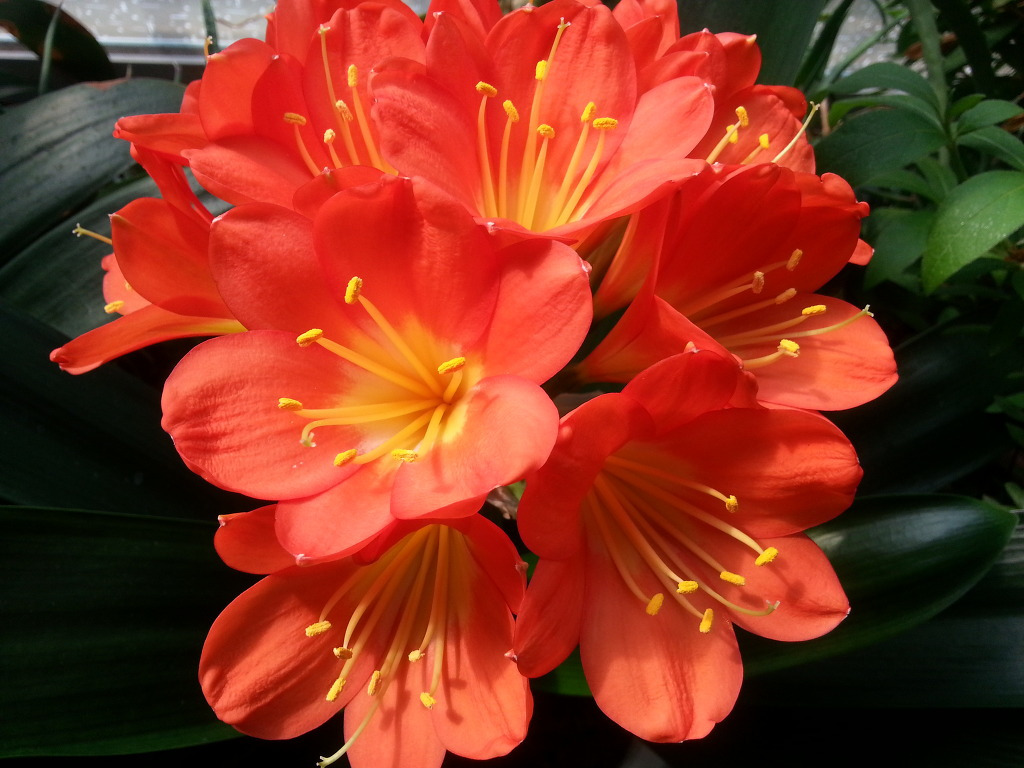
#> input picture src/flower1.jpg, 1024 x 768 px
$ jupyter execute Histogram.ipynb
#> lines starting #> are read from the running program, lines starting #| are printed output that depends on the picture
[cell 1]
import cv2
import numpy as np
import matplotlib.pyplot as plt

# Histogram
- 이미지의 밝기의 분포를 그래프로 표현
- 이미지 전체의 밝기 분포, 채도를 알 수 있다.

## BINS
- 히스토그램 그래프의 X축 간격
- histSize라 표현

## DIMS
- 조사하고자 하는 값 ( 빛의 강도 / RGB값 )

## RANGE
- 측정하고자 하는 갑의 범위 ( X축의 from ~ to )

---
## Practice
### Histogram 그리기
- cv2.calcHist(images, channels, mask, histSize, ranges[, hist[, accumulate]])

[cell 2]
img1 = cv2.imread('src/flower1.jpg',0)
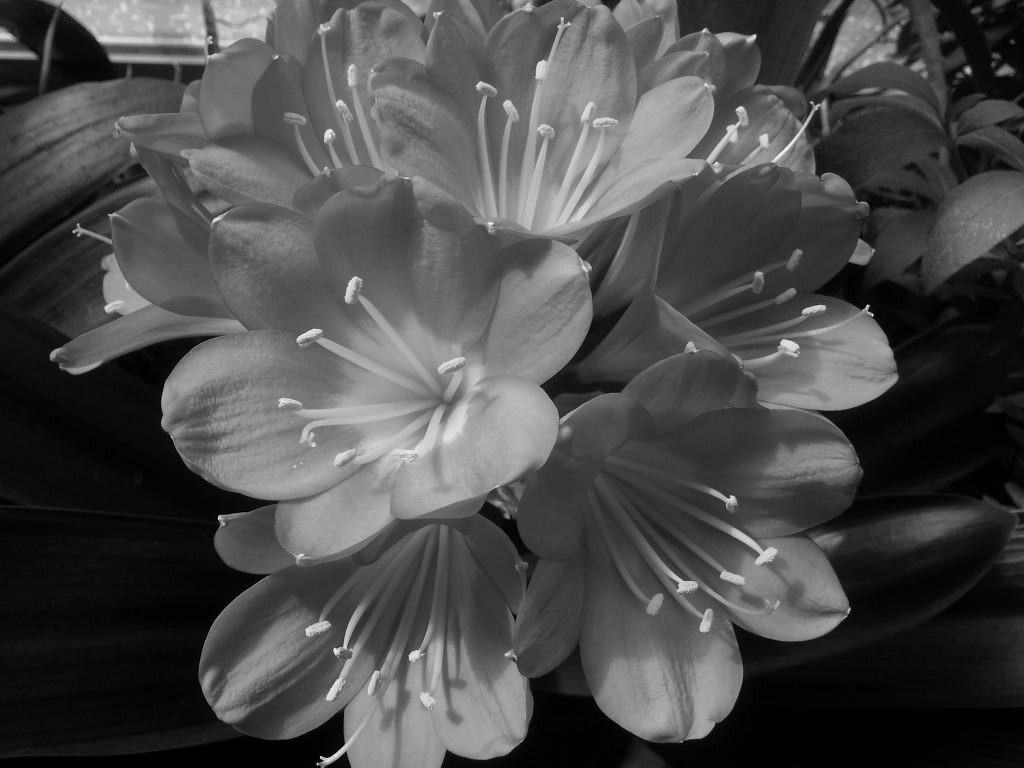
#> img1: shape (768, 1024); min 0, max 245, mean 74.8
img2 = cv2.imread('src/flower2.jpg',0)
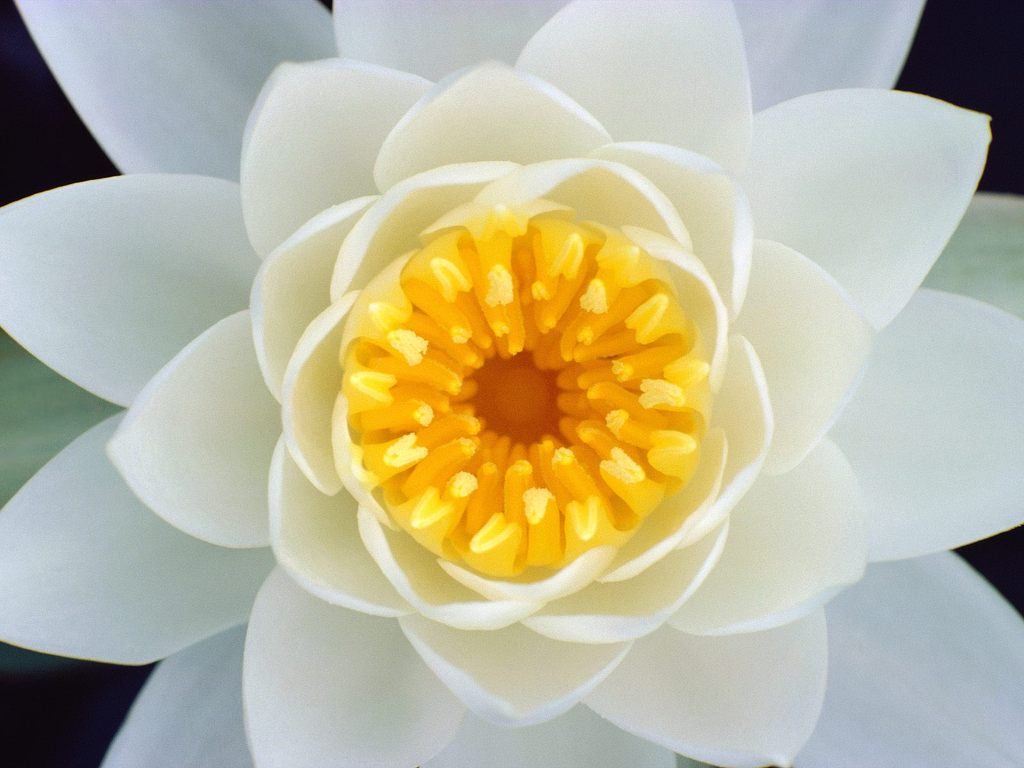
#> input picture src/flower2.jpg, 1024 x 768 px
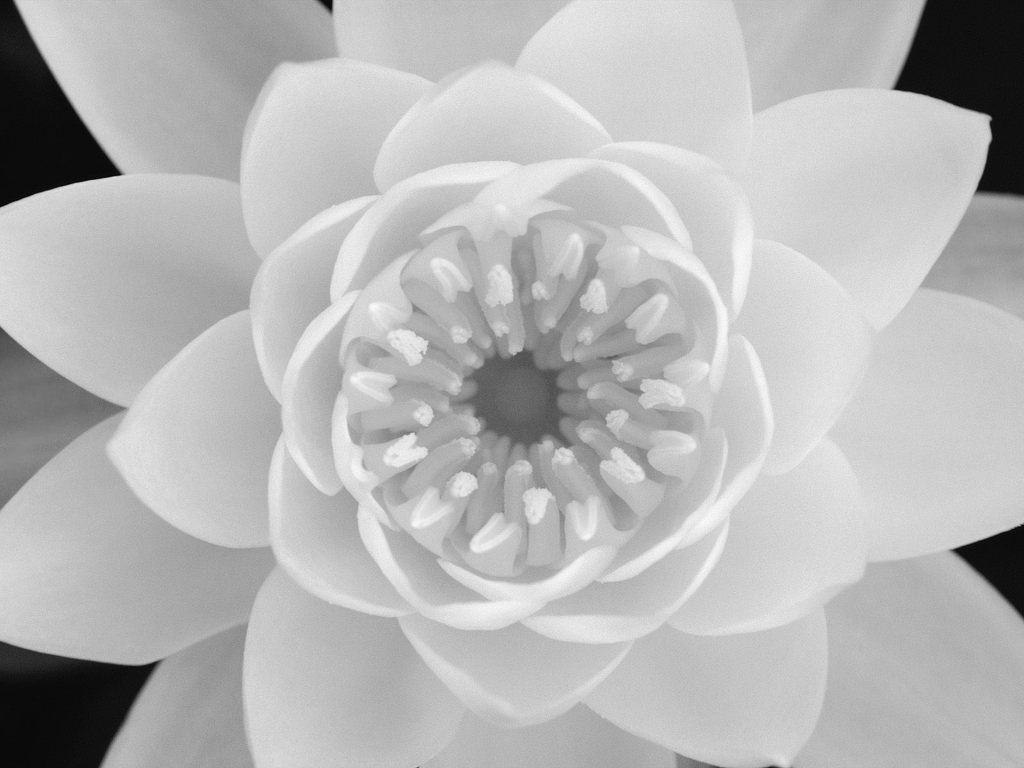
#> img2: shape (768, 1024); min 0, max 251, mean 182.4

hist1 = cv2.calcHist([img1], [0], None, [256], [0,256])
#> hist1 = 256 values, max 17528 at index 1, min 0 at index 243, mean 3072
hist2 = cv2.calcHist([img2], [0], None, [256], [0,256])
#> hist2 = 256 values, max 15380 at index 208, min 0 at index 252, mean 3072

plt.figure(figsize = (15,12))
plt.subplot(221);plt.imshow(img1,'gray');plt.title("RedLine")
plt.subplot(222);plt.imshow(img2,'gray');plt.title("BlueLine")
plt.figure(figsize=(32,10))
plt.subplot(223);plt.plot(hist1,color = 'r'),plt.plot(hist2,color = 'b')
plt.xticks(np.arange(0,261,10))
plt.show()
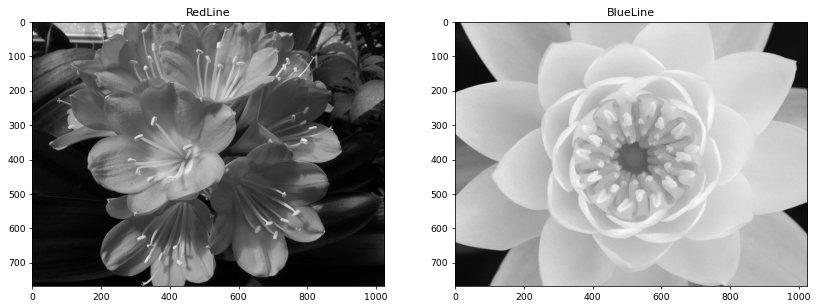
#> figure drawn by matplotlib, 2 panels
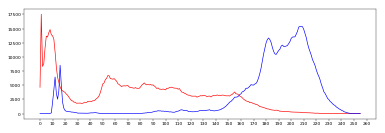
#> figure drawn by matplotlib, 1 panel; curve peaks at x = 1, y = 17528; curve peaks at x = 208, y = 15380

### Mask를 적용하여 Histogram 그리기

[cell 3]
img = cv2.imread('src/image.jpg')
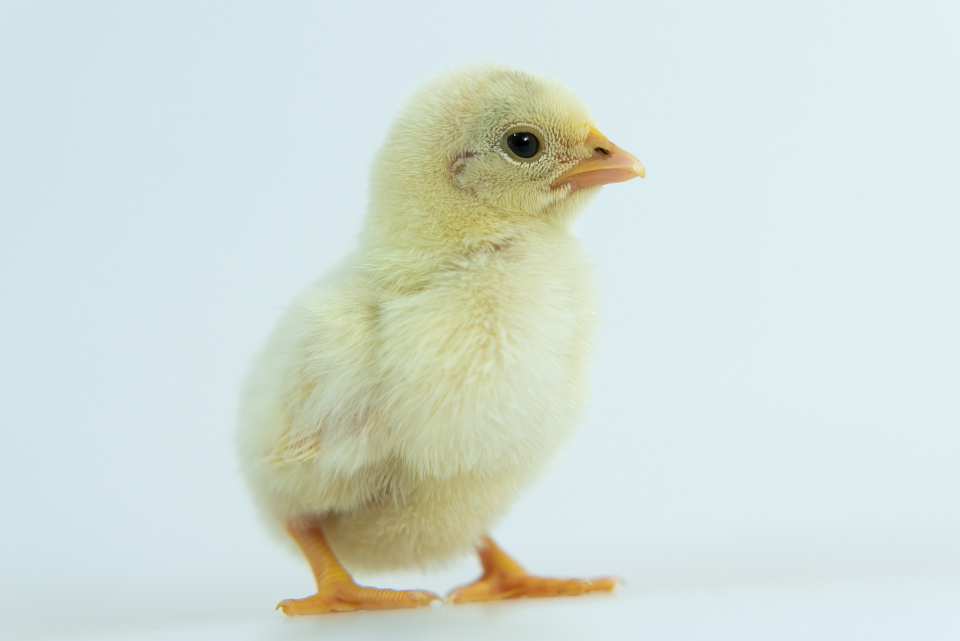
#> input picture src/image.jpg, 1920 x 1282 px (shown at 1/2 size)
#> img is the input picture: shape (1282, 1920, 3); mean B, G, R 215.3, 222.5, 211.2
img = cv2.resize(img, (640,480))
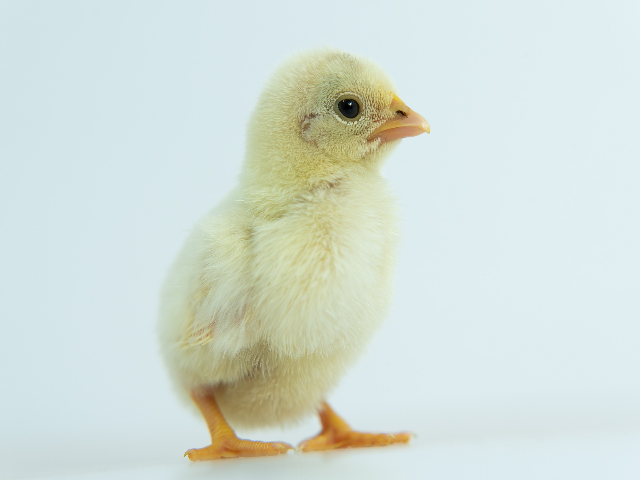
#> img: shape (480, 640, 3); mean B, G, R 215.2, 222.5, 211.2
img = cv2.cvtColor(img, cv2.COLOR_BGR2RGB)

plt.imshow(img)

[cell 4]
mask = np.zeros(img.shape[:2], np.uint8)
mask[0:241, :] = 255
#mask = cv2.cvtColor(mask, cv2.COLOR_BGR2RGB)
plt.imshow(mask)
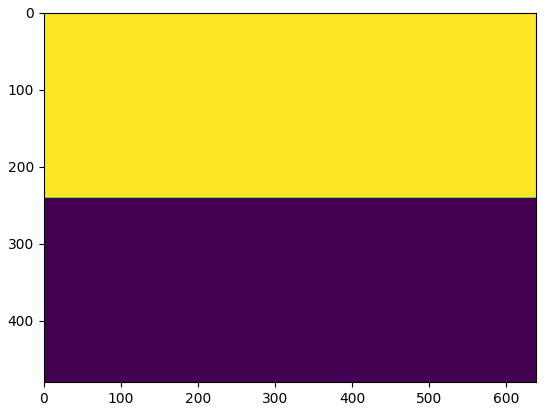
#> figure drawn by matplotlib, 1 panel

[cell 5]
masked_img = cv2.bitwise_and(img, img, mask = mask)
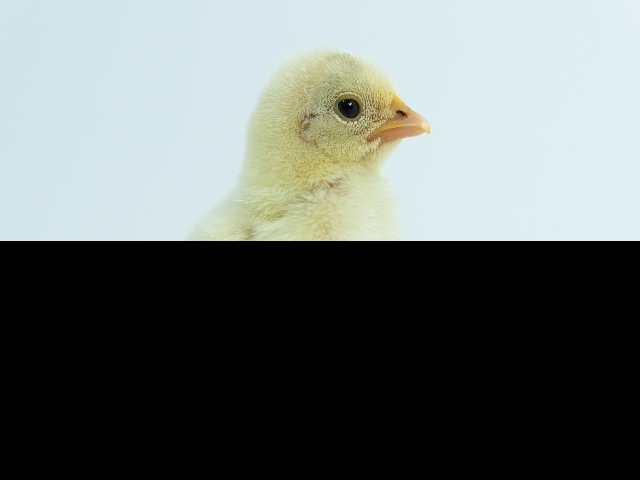
#> masked_img: shape (480, 640, 3); mean R, G, B 106.8, 113.3, 110.4
plt.imshow(masked_img)

[cell 6]
plt.figure(figsize = (15,12))
plt.subplot(221); plt.imshow(img); plt.title("Original Image")
plt.subplot(222); plt.imshow(masked_img); plt.title("Masked Image")
plt.figure(figsize = (32, 30))
ch = ['r','g','b']
plt.subplot(223)
for i,color in enumerate(ch):
    hist_full = cv2.calcHist([img], [i], None, [256], [0,256])
    hist_mask = cv2.calcHist([masked_img], [i], None, [256], [0,256])
    plt.plot(hist_full, color = color, linestyle = '-',linewidth = 1), plt.plot(hist_mask, color = color, linestyle = '--')
    plt.legend(['origin','mask'])
plt.show()
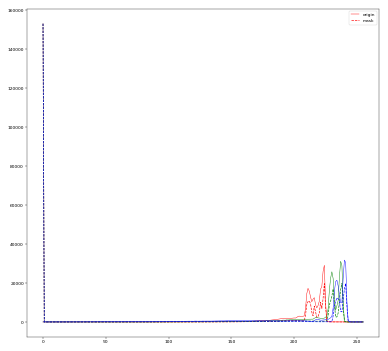
#> figure drawn by matplotlib, 1 panel; curve peaks at x = 224, y = 29079; curve peaks at x = 0, y = 152973; curve peaks at x = 237, y = 31134
